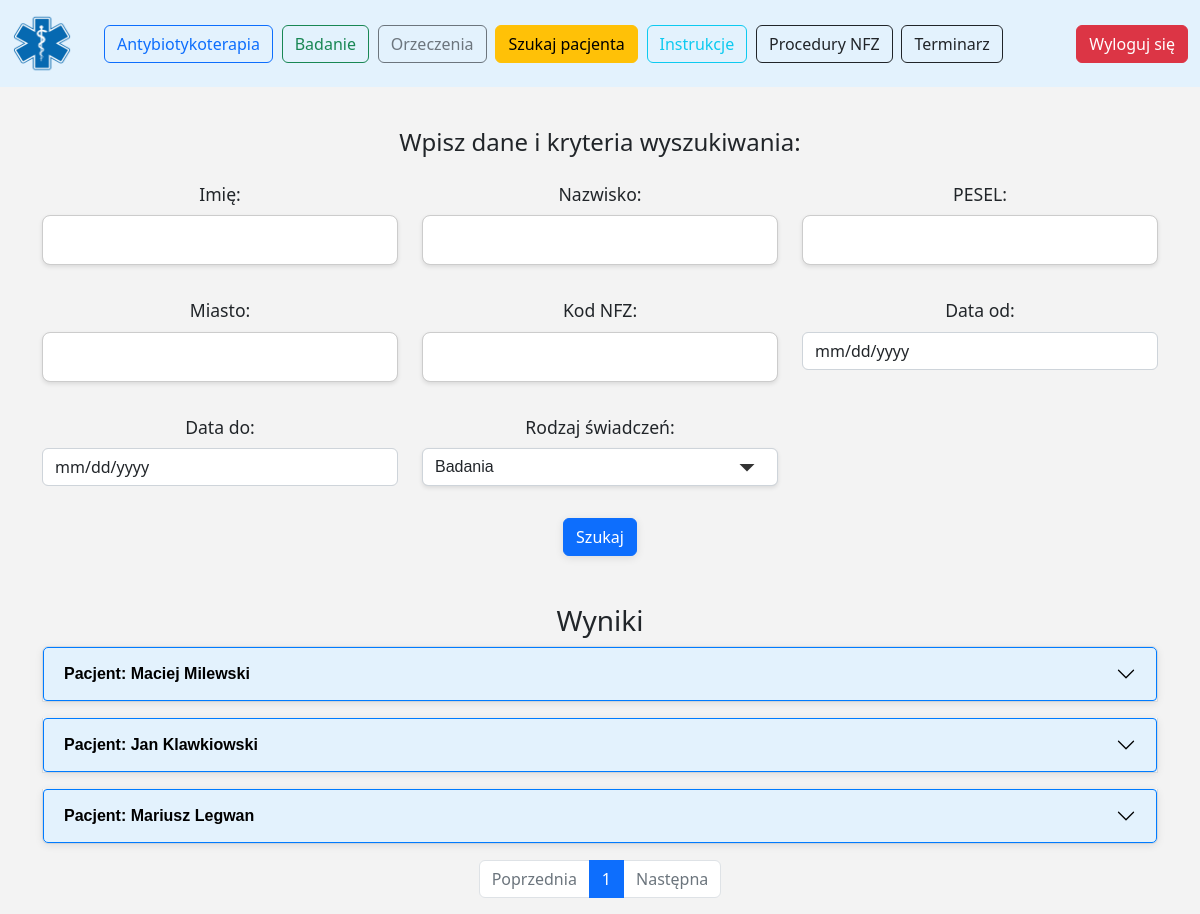
The page /patient (signed in) on the database as committed earlier.
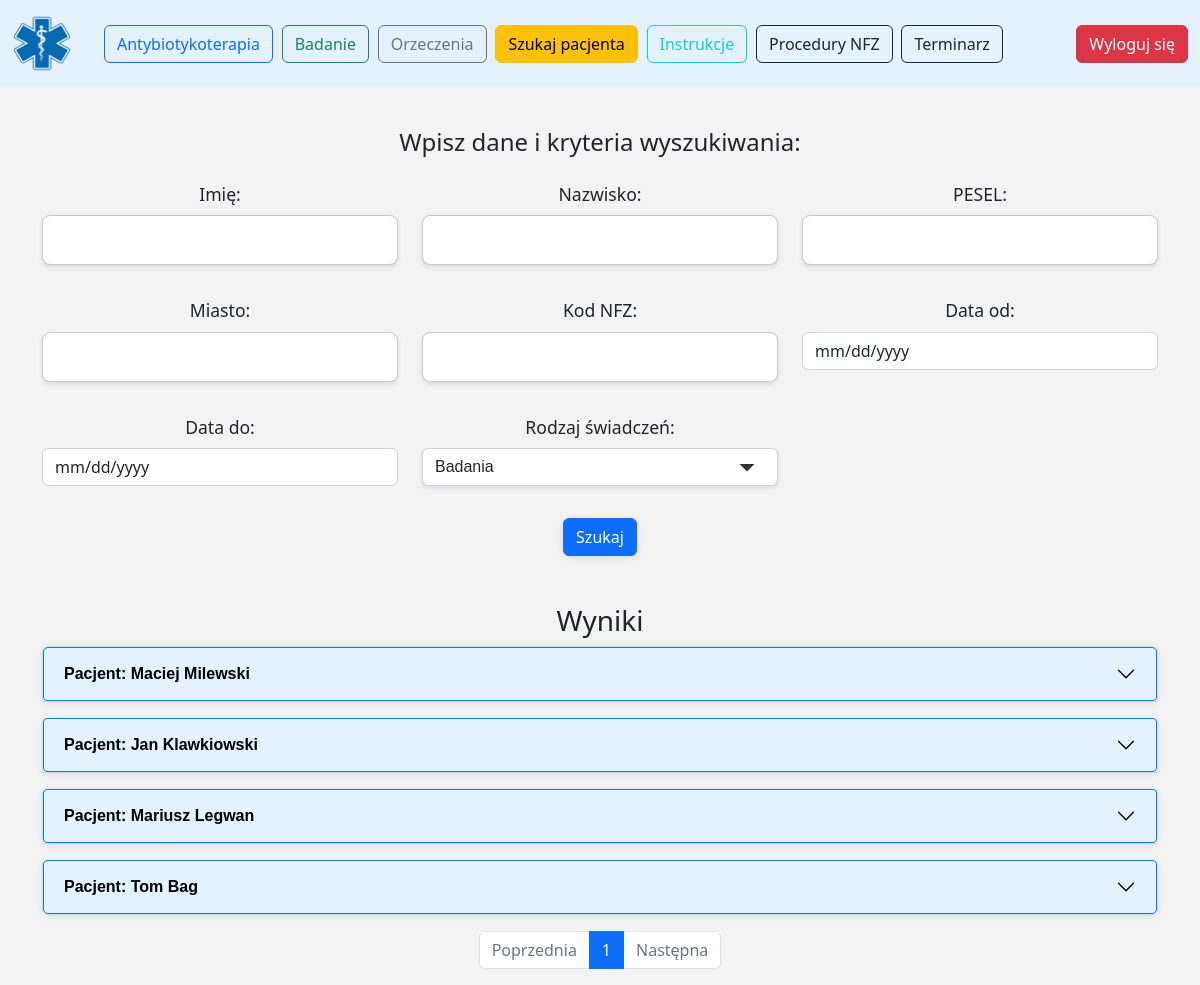
The same page on the database as committed later.
### app/models.py (models this page shows)
class Patient(db.Model):
    __tablename__ = 'patient'
    id = db.Column(db.Integer, primary_key=True)
    first_name = db.Column(db.String(50), nullable=False)
    surname = db.Column(db.String(50), nullable=False)
    pesel = db.Column(db.String(11), unique=True, nullable=False)
    gender = db.Column(db.String(10), nullable=False)
    state = db.Column(db.String(50), nullable=False)
    city = db.Column(db.String(50), nullable=False)
    street = db.Column(db.String(50))
    apartment_number = db.Column(db.String(10), nullable=False)
    visits = db.relationship('Visit', backref='patient', lazy='select')
    audiograms = db.relationship('Audiogram', backref='patient', lazy='select')
    certificates = db.relationship('MedicalCertificate', backref='patient', lazy=True)

### app/routes/patient.py (the view)
@patient_bp.route('/patient', methods=['GET', 'POST'])
@login_required
def patient_main():
    try:
        current_page = int(request.args.get('page', 1))
        visit_page = int(request.args.get('visit_page', 1))
        certificate_page = int(request.args.get('certificate_page', 1))
        search_mode = request.form.get('search_mode', 'visit')
        if request.args.get('search_mode'):
            search_mode = request.args.get('search_mode')
        filters = []
        joins_required = False
        search_what_prefix = ""
        first_name = request.form.get('first_name')
        surname = request.form.get('surname')
        pesel = request.form.get('pesel')
        city = request.form.get('city')
        start_date = request.form.get('start_date')
        end_date = request.form.get('end_date')
        if first_name:
            filters.append(Patient.first_name.ilike(f"%{first_name}%"))
            search_what_prefix += f"{first_name} "
        if surname:
            filters.append(Patient.surname.ilike(f"%{surname}%"))
            search_what_prefix += f"{surname} "
        if pesel:
            filters.append(Patient.pesel.ilike(f"%{pesel}%"))
            search_what_prefix += f"{pesel} "
        if city:
            filters.append(Patient.city.ilike(f"%{city}%"))
            search_what_prefix += f"{city} "
        if start_date and end_date:
            filters.append(Visit.examination_date.between(start_date, end_date))
            search_what_prefix += f"{start_date} - {end_date} "
            joins_required = True
        visit_query = (
            db.session.query(Patient.id)
            .join(Visit, Visit.patient_id == Patient.id)  # Jawne łączenie
            .filter(Visit.user_id == current_user.id, Visit.is_active == True)
        )
        certificate_query = (
            db.session.query(Patient.id)
            .join(MedicalCertificate, MedicalCertificate.patient_id == Patient.id)  # Jawne łączenie
            .filter(MedicalCertificate.user_id == current_user.id, MedicalCertificate.is_active == True)
        )
        patient_ids = visit_query.union(certificate_query).subquery()
        query = db.session.query(Patient).filter(Patient.id.in_(db.session.query(patient_ids)))
        if filters:
            query = query.filter(*filters)
        total_patients = query.count()
        total_pages = ceil(total_patients / ITEMS_PER_PAGE)
        patients = (
            query.offset((current_page - 1) * ITEMS_PER_PAGE)
            .limit(ITEMS_PER_PAGE)
            .all()
        )
        for patient in patients:
            visit_query = (
                db.session.query(Visit)
                .outerjoin(Audiogram, Audiogram.visit_id == Visit.id)  # Audiogramy
                .filter(Visit.patient_id == patient.id, Visit.is_active == True)
                .options(db.contains_eager(Visit.audiograms))
            )
            total_visits = visit_query.count()
            visit_total_pages = ceil(total_visits / VISITS_PER_PAGE)
            visits = visit_query.offset((visit_page - 1) * VISITS_PER_PAGE).limit(VISITS_PER_PAGE).all()
            for visit in visits:
                visit.audiogram_data = (
                    db.session.query(Audiogram).filter_by(visit_id=visit.id).first()
                )
            patient.limited_visits = visits
            patient.visit_current_page = visit_page
            patient.visit_total_pages = visit_total_pages
            patient.visit_has_prev = visit_page > 1
            patient.visit_has_next = visit_page < visit_total_pages
            certificate_query = (
                db.session.query(MedicalCertificate)
                .filter_by(patient_id=patient.id, is_active=True)
            )
            total_certificates = certificate_query.count()
            certificate_total_pages = ceil(total_certificates / CERTIFICATES_PER_PAGE)
            patient.limited_medical_certificates = certificate_query.offset(
                (certificate_page - 1) * CERTIFICATES_PER_PAGE
            ).limit(CERTIFICATES_PER_PAGE).all()
            patient.certificate_current_page = certificate_page
            patient.certificate_total_pages = certificate_total_pages
            patient.certificate_has_prev = certificate_page > 1
            patient.certificate_has_next = certificate_page < certificate_total_pages
        return render_template(
            'patient.html',
            current_user=current_user.login,
            results=patients,
            current_page=current_page,
            total_pages=total_pages,
            has_prev=current_page > 1,
            has_next=current_page < total_pages,
            search_mode=search_mode,
            typ_badan_dict=typ_badan,
            search_what=search_what_prefix.strip(),
        )
    except Exception as e:
        logging.error(f"Error in patient_main: {e}")
        return abort(500)

### app/__init__.py (called while the page is built)
def generate_csrf_token():
    secret_key = Config.SECRET_KEY
    serializer = URLSafeTimedSerializer(secret_key)
    user_identifier = session.get('user_id', 'guest')
    token = serializer.dumps(user_identifier)
    session['csrf_token'] = token
    return token

### app/templates/patient.html (shortened to what this page needs)
<!DOCTYPE html>
<html lang="pl">
<head>
    <link rel="stylesheet" href="{{ url_for('static', filename='css/bootstrap.min.css') }}">
    <link rel="stylesheet" href="{{ url_for('static', filename='css/patient.css') }}">
    <link href="https://cdn.jsdelivr.net/npm/bootstrap-icons/font/bootstrap-icons.css" rel="stylesheet">
</head>
<body>
<div class="container-fluid">
    <div class="col-12 text-center">
        <div class="container col-12">
            <div class="row">
                <nav class="navbar fixed-top navbar-expand-lg navbar-light" style="background-color: #e3f2fd;">
                    <div class="container-fluid">
                        <a class="navbar-brand" href="#">
                            <img src="{{ url_for('static', filename='img/logo.png') }}" alt="" width="60" height="60"
                                 class="d-inline-block align-text-top">
                        </a>
                        <div class="collapse navbar-collapse" id="navbarSupportedContent">
                            <ul class="navbar-nav me-auto mb-2 mb-lg-0">
                                <li class="nav-item">
                                    <a class="btn btn-outline-primary" type="button"
                                       href="{{ url_for('antibiotic.antibiotic_main') }}">Antybiotykoterapia</a>
                                </li>
                                <li class="nav-item">
                                    <a class="btn btn-outline-success" type="button"
                                       href="{{ url_for('visit.main_form') }}">Badanie</a>
                                </li>
                                <li class="nav-item">
                                    <a class="btn btn-outline-secondary" type="button"
                                       href="{{ url_for('medical_certificate.medical_certificate_main') }}">Orzeczenia</a>
                                </li>
                                <li class="nav-item">
                                    <a class="btn btn-warning" type="button"
                                       href="{{ url_for('patient.patient_main') }}">Szukaj
                                        pacjenta</a>
                                </li>
                                <li class="nav-item">
                                    <a class="btn btn-outline-info" type="button"
                                       href="{{ url_for('instruction.instruction_main') }}">Instrukcje</a>
                                </li>
                                <li class="nav-item">
                                    <a class="btn btn-outline-dark" type="button"
                                       href="{{ url_for('procedure.procedure_main') }}">Procedury
                                        NFZ</a>
                                </li>
                                <li class="nav-item">
                                    <a class="btn btn-outline-dark" type="button"
                                       href="{{ url_for('schedule.schedule_main') }}">Terminarz</a>
                                </li>
                            </ul>
                            <a class="btn btn-danger" type="button" href="{{ url_for('auth.logout') }}">Wyloguj się</a>
                        </div>
                    </div>
                </nav>
            </div>
        </div>
        <div class="container mt-5 pt-5">
            <h4 class="mb-4">Wpisz dane i kryteria wyszukiwania:</h4>
            <form method="POST" action="{{ url_for('patient.patient_main') }}">
                <div class="row mb-3">
                    <div class="col-md-4">
                        <label for="first_name" class="form-label">Imię:</label>
                        <input type="text" class="form-control" id="first_name" name="first_name">
                    </div>
                    <div class="col-md-4">
                        <label for="surname" class="form-label">Nazwisko:</label>
                        <input type="text" class="form-control" id="surname" name="surname">
                    </div>
                    <div class="col-md-4">
                        <label for="pesel" class="form-label">PESEL:</label>
                        <input type="text" class="form-control" id="pesel" name="pesel">
                    </div>
                </div>
                <div class="row mb-3">
                    <div class="col-md-4">
                        <label for="city" class="form-label">Miasto:</label>
                        <input type="text" class="form-control" id="city" name="city">
                    </div>
                    <div class="col-md-4">
                        <label for="nfz_info" class="form-label">Kod NFZ:</label>
                        <input type="text" class="form-control" id="nfz_info" name="nfz_info">
                    </div>
                    <div class="col-md-4">
                        <label for="start_date" class="form-label">Data od:</label>
                        <input type="date" class="form-control" id="start_date" name="start_date">
                    </div>
                </div>
                <div class="row mb-3">
                    <div class="col-md-4">
                        <label for="end_date" class="form-label">Data do:</label>
                        <input type="date" class="form-control" id="end_date" name="end_date">
                    </div>
                    <div class="col-md-4">
                        <label for="search_mode" class="form-label">Rodzaj świadczeń:</label>
                        <select class="form-control" id="search_mode" name="search_mode">
                            <option value="visit" selected>Badania</option>
                        </select>
                    </div>
                </div>
                <button type="submit" class="btn btn-primary">Szukaj</button>
            </form>
            {% if results is not none %}
                {% if results %}
                    <h3 class="mt-5">Wyniki</h3>
                    <div id="results-pagination">
                        <div class="accordion" id="patientsAccordion">
                            {% for patient in results %}
                                <div class="accordion-item">
                                    <h2 class="accordion-header" id="heading{{ loop.index }}">
                                        <button class="accordion-button collapsed" type="button"
                                                data-bs-toggle="collapse"
                                                data-bs-target="#collapse{{ loop.index }}" aria-expanded="false"
                                                aria-controls="collapse{{ loop.index }}">
                                            Pacjent: {{ patient.first_name }} {{ patient.surname }}
                                        </button>
                                    </h2>
                                </div>
                            {% endfor %}
                        </div>
                    </div>
                {% else %}
                    <p class="mt-5">Brak wyników wyszukiwania dla '{{ search_what }}'</p>
                {% endif %}
            {% endif %}
            <nav aria-label="Page navigation">
                <ul class="pagination justify-content-center">
                    <li class="page-item {% if not has_prev %}disabled{% endif %}">
                        <a class="page-link"
                           href="{{ url_for('patient.patient_main', page=current_page - 1) }}">Poprzednia</a>
                    </li>
                    {% for page_num in range(1, total_pages + 1) %}
                        <li class="page-item {% if page_num == current_page %}active{% endif %}">
                            <a class="page-link"
                               href="{{ url_for('patient.patient_main', page=page_num) }}">{{ page_num }}</a>
                        </li>
                    {% endfor %}
                    <li class="page-item {% if not has_next %}disabled{% endif %}">
                        <a class="page-link"
                           href="{{ url_for('patient.patient_main', page=current_page + 1) }}">Następna</a>
                    </li>
                </ul>
            </nav>
        </div>
    </div>
</div>
</body>
</html>

### app/static/css/patient.css (style rules this page uses)
body { font-family: system-ui; font-size: 1rem; font-weight: 400; margin: 1rem; padding: 0; box-sizing: border-box; background-color: #f3f3f3; }
.text-center { margin-top: 2rem; font-size: 1.1rem; font-weight: 400; }
input[type="text"], input[type="email"], input[type="password"], textarea, select { width: 100%; padding: 0.75rem; margin-bottom: 1rem; font-family: 'Verdana', sans-serif; font-size: 1rem; font-weight: 400; color: #333; background-color: #ffffff; border: 1px solid #cccccc; border-radius: 8px; box-shadow: 0 2px 4px rgba(0, 0, 0, 0.1); box-sizing: border-box; }
button, input[type="submit"] { font-family: 'Verdana', sans-serif; font-size: 1rem; font-weight: 400; color: #ffffff; background-color: #007bff; border: none; padding: 0.75rem 1.5rem; text-align: center; border-radius: 8px; cursor: pointer; box-shadow: 0 2px 8px rgba(0, 0, 0, 0.1); transition: background-color 0.3s ease, box-shadow 0.3s ease; }
select { appearance: none; background-color: #ffffff; background-repeat: no-repeat; background-position: right 0.75rem center; padding-right: 2.5rem; }
.accordion-button { background-color: #e3f2fd; color: #000; font-weight: bold; border: 1px solid #007bff; border-radius: 4px; }
.accordion-item { margin-bottom: 1rem; }

Rows that differ between the two databases and show on the page:
added Patient: first_name "Tom", surname "Bag"
